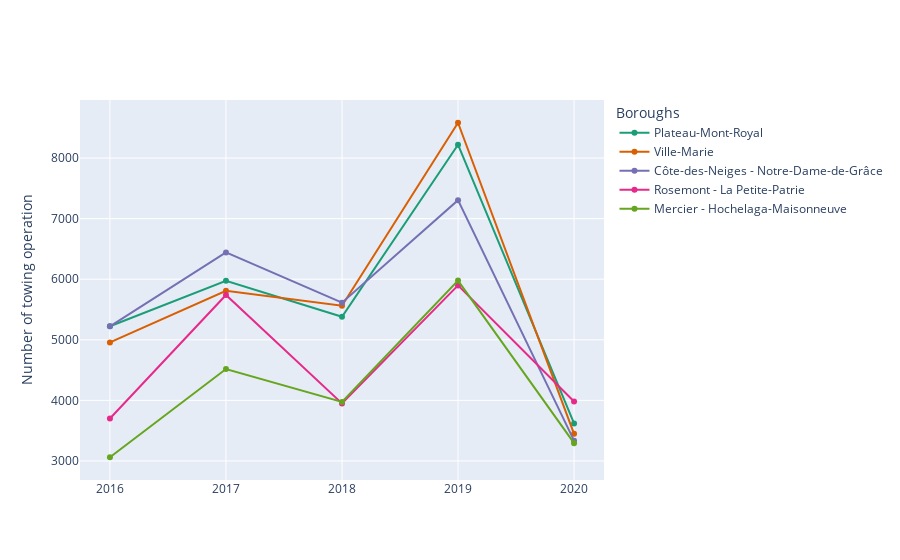

The notebook cell saved with this chart:
### Markdown cell above
#### Is it consistant over time ?

### Code cell
data = df_remorquages_mtl.groupby(["ARRONDISSEMENT_ORIGINE","date_year"])\
                        .agg({'DATE_ORIGINE':"count", 
                         'date_delta':'mean',
                         'distance':'mean',
                         'date_ori':'max', 
                         'date_des':'max'})\
                        .sort_values("DATE_ORIGINE",ascending=True).reset_index()

boroughs_top =  df_remorquages_mtl.groupby("ARRONDISSEMENT_ORIGINE")\
                                    .count()\
                                    .sort_values("DATE_ORIGINE",ascending=False)\
                                    .head(5).index


data = data[data["ARRONDISSEMENT_ORIGINE"].isin(boroughs_top)]
data = data.sort_values("date_year",ascending=True)
data = data[data.date_year>2015]

fig = go.Figure()
ci=0
for borough in boroughs_top:
    data_boroughs = data[data["ARRONDISSEMENT_ORIGINE"]== borough]
    fig.add_trace(go.Scatter(x=data_boroughs['date_year'], y=data_boroughs['DATE_ORIGINE'], name=borough,
                             line=dict(color=px.colors.qualitative.Dark2[ci], width=2)))
    ci= (ci+1) %8
    
    
fig.update_layout(
    xaxis_title="",
    yaxis_title="Number of towing operation",
    legend_title="Boroughs"
)    
fig.show()

### Figure 1 — Plotly figure (JSON) as saved in the notebook; plotly's stock layout.template omitted (floating-point values rounded to 4 significant figures)
{"data": [{"line": {"color": "rgb(27,158,119)", "width": 2}, "name": "Plateau-Mont-Royal", "type": "scatter", "x": [2016, 2017, 2018, 2019, 2020], "y": [5224, 5975, 5381, 8220, 3619]}, {"line": {"color": "rgb(217,95,2)", "width": 2}, "name": "Ville-Marie", "type": "scatter", "x": [2016, 2017, 2018, 2019, 2020], "y": [4956, 5808, 5563, 8583, 3448]}, {"line": {"color": "rgb(117,112,179)", "width": 2}, "name": "Côte-des-Neiges - Notre-Dame-de-Grâce", "type": "scatter", "x": [2016, 2017, 2018, 2019, 2020], "y": [5222, 6443, 5613, 7305, 3335]}, {"line": {"color": "rgb(231,41,138)", "width": 2}, "name": "Rosemont - La Petite-Patrie", "type": "scatter", "x": [2016, 2017, 2018, 2019, 2020], "y": [3700, 5739, 3949, 5898, 3982]}, {"line": {"color": "rgb(102,166,30)", "width": 2}, "name": "Mercier - Hochelaga-Maisonneuve", "type": "scatter", "x": [2016, 2017, 2018, 2019, 2020], "y": [3061, 4518, 3975, 5977, 3293]}], "layout": {"legend": {"title": {"text": "Boroughs"}}, "xaxis": {"title": {"text": ""}}, "yaxis": {"title": {"text": "Number of towing operation"}}}}
